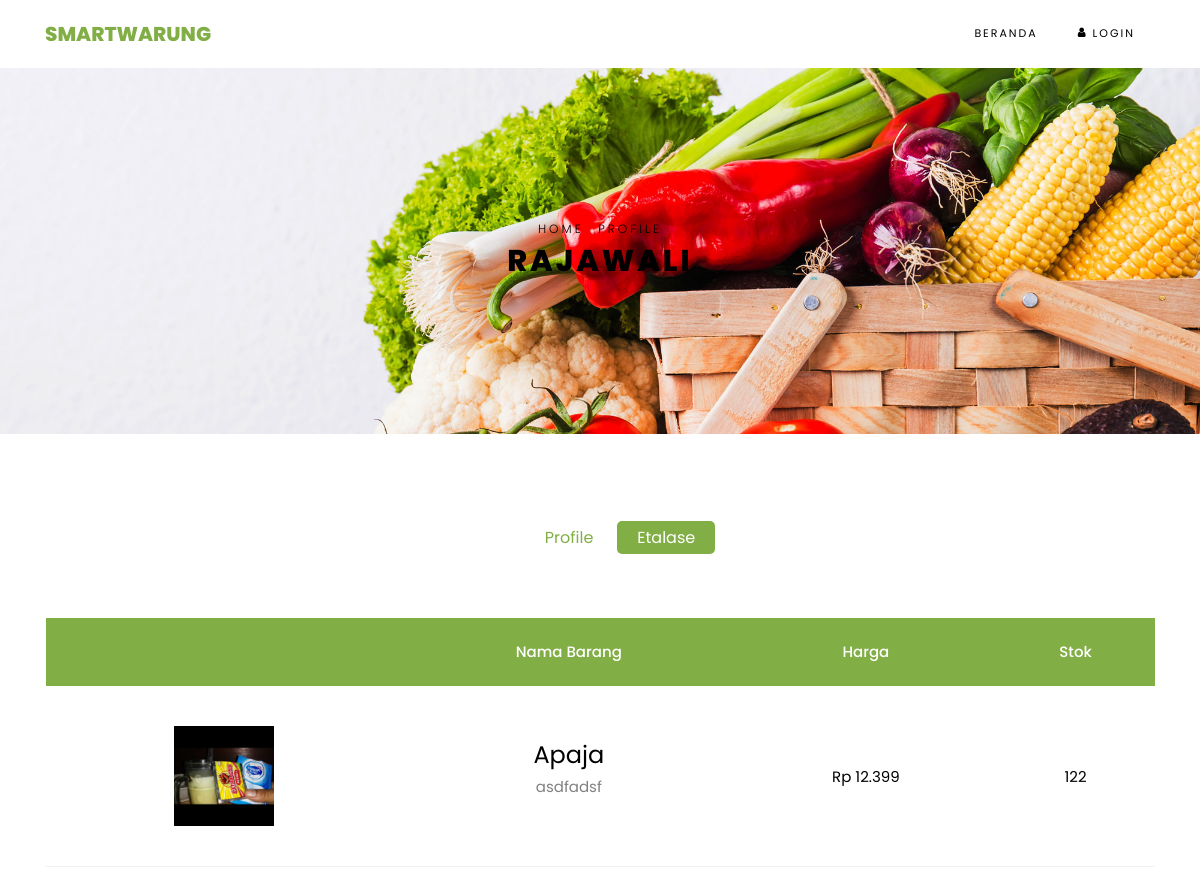
Screenshot of /profile/etalase/rajawali with the database file from the repository.
### tables this page shows
CREATE TABLE `users` (
  `name` varchar(255) NOT NULL,
  `username` varchar(255) NOT NULL,
  `password` varchar(255) NOT NULL,
  `phone` varchar(255) NOT NULL,
  `email` varchar(255) NOT NULL,
  `role` int(11) DEFAULT NULL,
  `photo` text
);

CREATE TABLE `items` (
  `id` int(11) NOT NULL,
  `username` varchar(255) NOT NULL,
  `name` varchar(255) NOT NULL,
  `category` int(11) NOT NULL,
  `stock` int(11) NOT NULL,
  `price` int(11) NOT NULL,
  `description` text NOT NULL,
  `photo` text NOT NULL
);

### application/controllers/profile.php (called while the page is built, shortened)
<?php
class profile extends CI_Controller {
    public function __construct(){
        $this->load->model('users');
        $this->load->model('invoices');
        $this->load->model('items');
        $this->load->library('form_validation');
        $this->load->helper('date');
    }
    public function etalase($username){
        $data['items'] = $this->items->get_all_username($username);
        $data['user'] = $this->users->get_username($username);
        $data['active'] = 'etalase';
        $this->load->view('template/header');
        $this->load->view('profile/etalase',$data);
        $this->load->view('template/footer');
    }
}?>

### index.php (called while the page is built, shortened)
<?php
require_once BASEPATH.'core/CodeIgniter.php';

### application/models/users.php (called while the page is built, shortened)
<?php
class users extends CI_Model {
    public function get_username($username){
        $this->db->where('username', $username);
        return $this->db->get('users')->row_array();
    }
}
?>

### application/models/items.php (called while the page is built, shortened)
<?php
class items extends CI_Model {
    public function get_all_username($username){
        $this->db->where('username',$username);
        return $this->db->get('items')->result_array();
    }
}
?>

### application/views/profile/etalase.php (the view, shortened to what this page needs)
<div class="hero-wrap hero-bread" style="background-image: url('images/bg_1.jpg');">
	<div class="container">
	<div class="row no-gutters slider-text align-items-center justify-content-center">
		<div class="col-md-9 ftco-animate text-center">
		<p class="breadcrumbs" style="color: black;"><span class="mr-2" ><a href="<?php echo base_url(); ?>" style="color: black;">Home</a></span> <span style="color: black;">Profile</span></p>
		<h1 class="mb-0 bread" style="color: black;"><?php echo $user['name']; ?></h1>
		</div>
	</div>
	</div>
</div>
    <section class="ftco-section">
    <div class="container">
        <div class="row justify-content-center">
            <div class="col-md-10 mb-5 text-center">
                <ul class="product-category">
                <?php include APPPATH.'views/profile/menu.php'; ?>
                </ul>
            </div>
        </div>
        <div class="row">
            <div class="container">
                    <div class="row">
                    <div class="col-md-12 ftco-animate">
                        <div class="cart-list">
                            <table class="table">
                                <thead class="thead-primary">
                                <tr class="text-center">
                                    <th>&nbsp;</th>
                                    <th>Nama Barang</th>
                                    <th>Harga</th>
                                    <th>Stok</th>
                                </tr>
                                </thead>
                                <tbody>
                                <?php foreach($items as $item): ?>
                                <tr class="text-center">
                                    <td class="image-prod"><div class="img" style="background-image:url(<?php $photos = explode(',',$item['photo']); echo base_url('assets/uploads/').$photos[0]?>);"></div></td>
                                    <td class="product-name">
                                        <a href="<?php echo site_url('item/show/').$item['id'] ?>" class="h4"><?php echo $item['name'] ?></a>
                                        <p><?php echo $item['description'] ?></p>
                                    </td>
                                    <td class="price"><?php echo "Rp ".number_format($item['price'], 0, ".", ".") ?></td>
                                    <td class="price">
                                        <?php echo $item['stock']; ?>
                                    </div>
                                <?php endforeach; ?>
                        </div>
                    </div>
                </div>
            </div>
        </div>
</section>

### rows the page displays
users: name "RAJAWALI"
items: photo (picture), name "Apaja", description "asdfadsf", price "12.399", stock "122"
